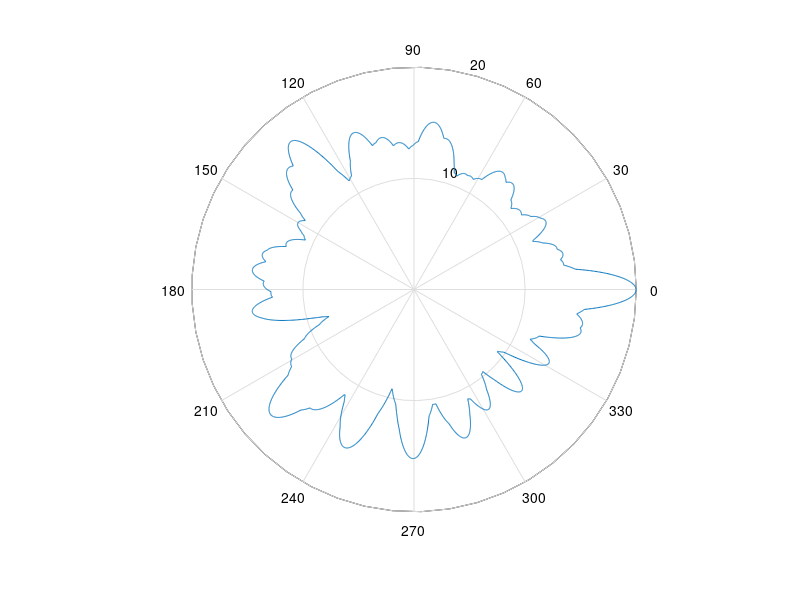

This chart was generated by the following MATLAB code:
clc;
clear;
close all;
k = 9.9417e+06;
% number of sets of localization
NSET = 10;
field = 0;
field_abs = 0;
rand_x = randn(1,NSET);
rand_y = randn(1,NSET);
% For path 1, light is coming in the orignal point and coming out at (1,1,0.01) point. 
for i=1: NSET
point_out = [rand_x(i)*2.0e-06  2.0e-06*rand_y(i) 0.01e-06];
phi = linspace(-pi,pi,3600);
phase_1_in = 0;
cos_theta = 0.848;
sin_theta = 0.53;
phase_1_out = (cos_theta*point_out(3)) + (sin_theta*(cos(phi)*point_out(1) + sin(phi)*point_out(2)));

% for path 2, light is coming in the point and out at orignal.
phase_2_in = (sin_theta*point_out(1));
phase_2_out = 0;

% show the plot
field_1 = exp(k*1i*(phase_1_in + phase_1_out));
field_2 = exp(k*1i*(phase_2_in + phase_2_out));
field = field_1 + field_2;
% here we just assume that for different sets of localization that the
% phase is same. This is also "like" the situation in the experiment since
% the phase shift is mostly determined by the mean free path. 
field_abs = abs(field) + field_abs;
end
polar(phi,field_abs);
